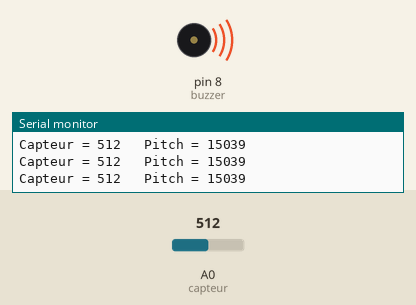
Bench run of a sketch on a simulated Arduino Uno, built with avr-gcc and run on an emulated ATmega328P. On the bench: buzzer (waves = sounding), the last lines printed to the serial monitor. The inputs (shaded band) are chosen by the test bench; at power-on: A0 (capteur) = 512.

Above: at 1.2 s.
1.3 s: A0 (capteur) set to 353
At 2.3 s:
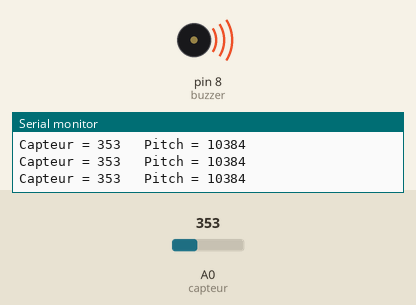
2.8 s: A0 (capteur) set to 329
At 3.8 s:
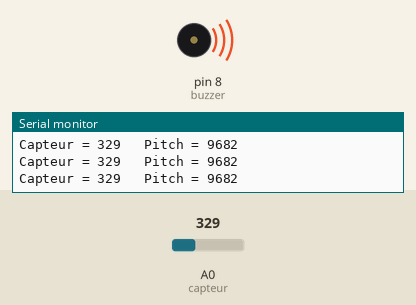
Timing chart, 0 to 5.8 s (numbered marks = the images above; inputs shaded):
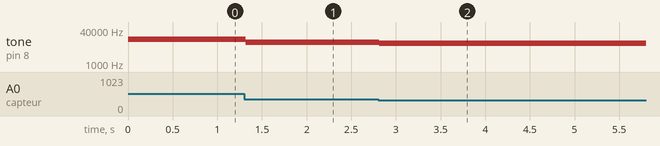

The sketch:

theremin_lumineux.ino
```cpp
// (licence header left out)
// Le Buzzer sur la broche 8
const int buzzer = 8 ;
// Fréquences MINimale et MAXimale du Buzzer
// Dans les indices de la consigne, on donne entre 50 Hz et 30 000 Hz... Pour les oreilles on peut choisir plus agréable !
// https://fr.wikipedia.org/w/index.php?title=Gamme_naturelle&section=18#Tableau_de_synth.C3.A8se
int buzzMin = 50 ; // Pour un Do = 264
// Fréquence maximale du Buzzer
int buzzMax = 30000 ; // Pour 3 Ocatves plus haut = 3*buzzMin

// La photoresistance sur la broche A0
const int capteur = A0 ;
// variable pour stocker la valeur reçue sur A0
int sensorValue;

void setup() {
  // Initialise la communication avec l'ordinateur
  Serial.begin(9600);
}

void loop() {
  // lire la valeur du capteur et la sauver dans sa variable.
  sensorValue = analogRead(capteur);

  // Étalonnage de la valeur captée vers un intervalle de fréquences audibles
  int pitch = map(sensorValue, 0, 1023, buzzMin, buzzMax);

  // Jouer la fréquence sur le buzzer
  tone(buzzer, pitch);

  // envoie tout ça vers l'ordinateur
  Serial.print("Capteur = " );
  Serial.print(sensorValue);
  Serial.print("\t Pitch = ");
  Serial.println(pitch);

  // attendre 10 ms
  delay(10);
}
```

Measured:
- after the input at 1.3 s, tone on pin 8 (buzzer): 15039 Hz → 10384 Hz at once
- after the input at 2.8 s, tone on pin 8 (buzzer): 10384 Hz → 9682 Hz at once
